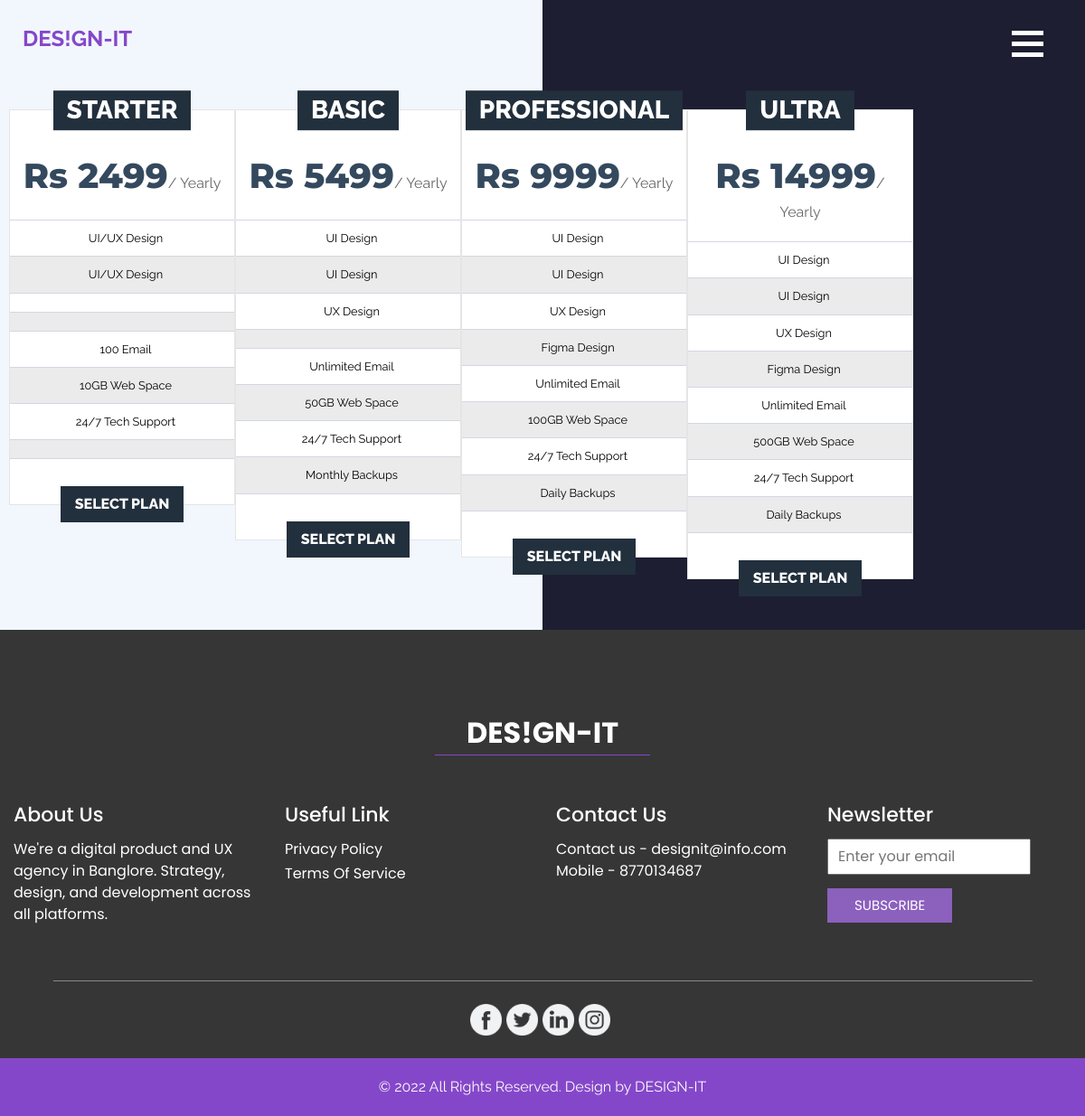
Screenshot of /pricingtable.php with the database file from the repository.
### tables this page shows
CREATE TABLE `price` (
  `id` int(11) NOT NULL,
  `title` text NOT NULL,
  `price` int(11) NOT NULL,
  `des1` text NOT NULL,
  `des2` text NOT NULL,
  `des3` text NOT NULL,
  `des4` text NOT NULL,
  `des5` text NOT NULL,
  `des6` text NOT NULL,
  `des7` text NOT NULL
);

### pricingtable.php (the view, shortened to what this page needs)
<?php
require_once ("admin/connection.php");
 $sql = "SELECT * from `price`";
 $fire = $connect->query($sql);
?>
<html>
<head>
    <link rel="stylesheet" type="text/css" href="https://cdnjs.cloudflare.com/ajax/libs/OwlCarousel2/2.1.3/assets/owl.carousel.min.css" />
    <link rel="stylesheet" type="text/css" href="css/bootstrap.css" />
    <link href="css/style.css" rel="stylesheet" />
    <link href="css/responsive.css" rel="stylesheet" />
    <link rel="stylesheet" href="mypricing.css">
</head>
<body>
  <div class="hero_area">
   <?php include ("header.php"); ?>
    <div class="pricing">
    <div class="snip1214">
     <?php while($row = mysqli_fetch_assoc($fire)) {?>
      <div class="plan">
        <h3 class="plan-title">
          <?= $row['title']?>
        </h3>
        <div class="plan-cost"><span class="plan-price">Rs <?= $row['price']?></span><span class="plan-type">/ Yearly</span></div>
          <ul class="plan-features">
            <li><i class="ion-checkmark"> </i><?= $row['des1']?></li>
            <li><i class="ion-checkmark"> </i><?= $row['des1']?></li>
            <li><i class="ion-checkmark"> </i><?= $row['des2']?></li>
            <li><i class="ion-checkmark"> </i><?= $row['des3']?></li>
            <li><i class="ion-checkmark"> </i><?= $row['des4']?></li>
            <li><i class="ion-checkmark"> </i><?= $row['des5']?></li>
            <li><i class="ion-checkmark"> </i><?= $row['des6']?></li>
            <li><i class="ion-checkmark"> </i><?= $row['des7']?></li>
          </ul>
        <div class="plan-select"><a href="selectplan.php?id= <?= $row['id']?>">Select Plan</a></div>
      </div>
      <?php } ?>
    </div>
  </div>
<br> <br><br><br><br><br><br><br><br><br><br><br><br><br><br><br><br><br><br><br><br><br><br><br>
  <?php include("footer.php"); ?>
</body>
</html>

### css/style.css (style rules this page uses)
body { font-family: 'Raleway', sans-serif; color: #0c0c0c; background-color: #ffffff; }
.hero_area { height: 100vh; position: relative; background: -webkit-gradient(linear, left top, right top, color-stop(50%, #f2f7fd), color-stop(45%, #1d1e31)); background: linear-gradient(to right, #f2f7fd 50%, #1d1e31 45%); }
a, a:hover, a:focus { text-decoration: none; color: initial; }
*, div, div:before, div:after, h1, h2, h3, p, ul, li, a, img { box-sizing: border-box; -webkit-box-sizing: border-box; -moz-box-sizing: border-box; -ms-box-sizing: border-box; }
* { -webkit-box-sizing: border-box; -moz-box-sizing: border-box; box-sizing: border-box; }

### mypricing.css (style rules this page uses)
.snip1214 { font-family: 'Raleway', Arial, sans-serif; color: #000000; text-align: center; font-size: 16px; width: 100%; max-width: 1000px; margin: 40px 10px; }
.snip1214 .plan { margin: 0; width: 25%; position: relative; float: left; background-color: #ffffff; border: 1px solid rgba(0, 0, 0, 0.1); }
.snip1214 * { -webkit-box-sizing: border-box; box-sizing: border-box; }
.snip1214 .plan-title { position: relative; top: 0; font-weight: 800; padding: 5px 15px; margin: 0 auto; -webkit-transform: translateY(-50%); transform: translateY(-50%); margin: 0; display: inline-block; background-color: #222f3d; color: #ffffff; text-transform: uppercase; }
.snip1214 .plan-cost { padding: 0px 10px 20px; }
.snip1214 .plan-price { font-family: 'Montserrat', Arial, sans-serif; font-weight: 800; font-size: 2.4em; color: #34495e; }
.snip1214 .plan-type { opacity: 0.6; }
.snip1214 .plan-features { padding: 0; margin: 0; text-align: center; list-style: outside none none; font-size: 0.8em; }
.snip1214 .plan-features li { border-top: 1px solid #d2d7e2; padding: 10px 5%; }
.snip1214 .plan-features li:nth-child(even) { background: rgba(0, 0, 0, 0.08); }
.snip1214 .plan-select { border-top: 1px solid #d2d7e2; padding: 10px 10px 0; }
.snip1214 .plan-select a { background-color: #222f3d; color: #ffffff; text-decoration: none; padding: 0.5em 1em; -webkit-transform: translateY(50%); transform: translateY(50%); font-weight: 800; text-transform: uppercase; display: inline-block; }

### rows the page displays
price: title "STARTER", price "2499", des1 "UI/UX Design", des4 "100 Email", des5 "10GB Web Space", des6 "24/7 Tech Support"
price: title "BASIC", price "5499", des1 "UI Design", des2 "UX Design", des4 "Unlimited Email", des5 "50GB Web Space", des6 "24/7 Tech Support", des7 "Monthly Backups"
price: title "PROFESSIONAL", price "9999", des1 "UI Design", des2 "UX Design", des3 "Figma Design", des4 "Unlimited Email", des5 "100GB Web Space", des6 "24/7 Tech Support", des7 "Daily Backups"
price: title "ULTRA", price "14999", des1 "UI Design", des2 "UX Design", des3 "Figma Design", des4 "Unlimited Email", des5 "500GB Web Space", des6 "24/7 Tech Support", des7 "Daily Backups"
